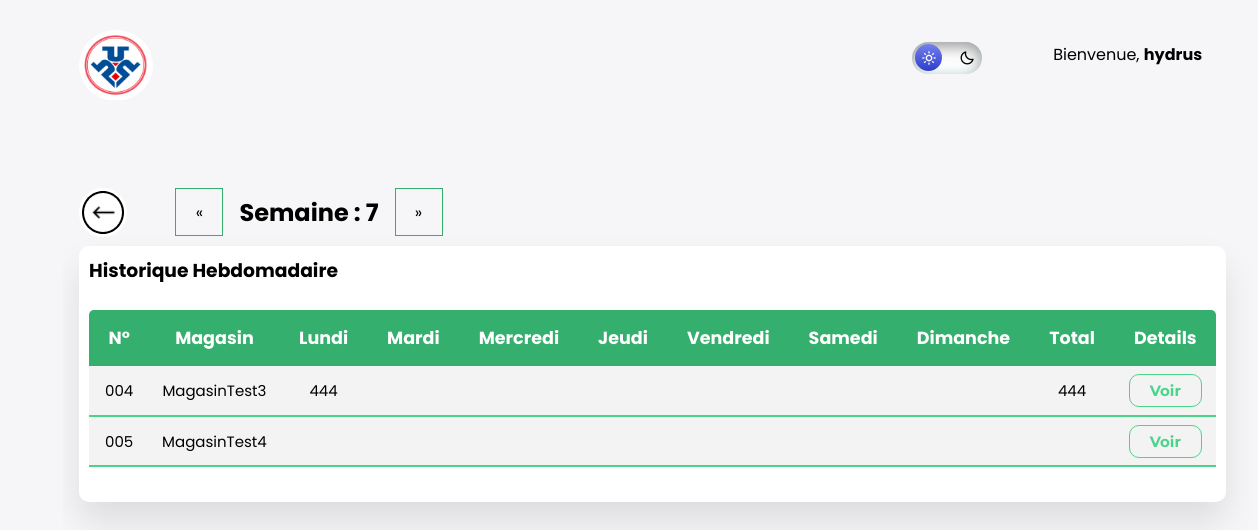
/magboard/historique/ (signed in), run on the app's committed database.
### authentication/models.py (models this page shows, shortened)
class User(AbstractUser):
    ADMIN = 'ADMIN'
    DIRECTION = 'DIRECTION'
    SUPERVISEUR = 'SUPERVISEUR'
    COMPTABILITE = 'COMPTABILITE'
    PAIE = 'PAIE'
    MAGASIN = 'MAGASIN'
    RH = 'RH'
    ROLE_CHOICES=(
        (ADMIN, 'ADMIN'),
        (DIRECTION, 'DIRECTION'),
        (SUPERVISEUR, 'SUPERVISEUR'),
        (COMPTABILITE, 'COMPTABILITE'),
        (PAIE, 'PAIE'),
        (MAGASIN, 'MAGASIN'),
        (RH, 'RH'),
    )
    role = models.CharField(max_length=30, choices=ROLE_CHOICES, verbose_name='ROLE')
    code = models.CharField(max_length=3)

class Magasin(models.Model):
    MAGASIN = 'MAGASIN'
    ROLE_CHOICES=(
        ("", '----'),
        (MAGASIN, 'MAGASIN')
    )
    ENSEIGNES_CHOICES =(
        ("", '------------'),
        ("FRANPRIX", 'FRANPRIX'),
        ("NATURALIA", 'NATURALIA'),
        ("MONOPRIX", 'MONOPRIX'),
        ("CARREFOUR", 'CARREFOUR'),
        ("AUCHAN", 'AUCHAN'),
    )
    code = models.CharField(max_length=3)
    user = models.CharField(max_length=100)
    password = models.CharField(max_length=100)
    role = models.CharField(max_length=50, choices=ROLE_CHOICES, default="MAGASIN")
    superviseur = models.ManyToManyField("Superviseur", related_name="My_Superviseur",  null=True,  blank=True)
    email = models.EmailField(max_length=254)
    number = PhoneNumberField(null=False, blank=False)
    enseignes = models.CharField(max_length=50, choices=ENSEIGNES_CHOICES)
    def __str__(self):
        return self.user

### magboard/models.py (models this page shows, shortened)
class Magasin_weekly(models.Model):
    magasin = models.ForeignKey(Magasin, on_delete=models.CASCADE)
    value = models.IntegerField()
    week = models.IntegerField(default=date.today().isocalendar()[1])

class Magasin_day_value(models.Model):
    magasin = models.ForeignKey(Magasin,  on_delete=models.CASCADE)
    week = models.IntegerField(default=date.today().isocalendar()[1])
    mon = models.IntegerField(blank=True, null=True, default=None)
    tue = models.IntegerField(blank=True, null=True, default=None)
    wed = models.IntegerField( blank=True, null=True, default=None)
    thur = models.IntegerField(blank=True, null=True, default=None)
    fri = models.IntegerField(blank=True, null=True, default=None)
    sat = models.IntegerField( blank=True, null=True, default=None)
    sun = models.IntegerField( blank=True, null=True, default=None)

### magboard/views.py (the view, shortened to what this page needs)
# urls.py: path('historique/', views.historiqueView, name='historique'),
@login_required(login_url='login')
def historiqueView(request):
    if request.user.role == "ADMIN" or request.user.is_staff or request.user.role == "DIRECTION":
        magasin_obj = Magasin_day_value.objects.all().order_by('magasin__code')
        ori_magasin = Magasin.objects.all().order_by('code')
        page = request.GET.get('page', -1)
        mvalue = []
        wvalue = []
        mdvalue = []
        for item in magasin_obj:
            magasin_day_value = Magasin_day_value.objects.filter(magasin=item.magasin)
            mdvalue += magasin_day_value
            value = Magasin_value.objects.filter(magasin=item.magasin)
            mvalue += value
            week_value = Magasin_weekly.objects.filter(magasin=item.magasin)
            wvalue += week_value
        rough_week_list = []
        for iteme in mvalue:
            week = iteme.week
            rough_week_list.extend([week])
        week_list = []
        for week in rough_week_list:
            if week not in week_list:
                week_list.append(week)
        wvalue_list = []
        other_mag = []
        for w in week_list:
            for pers in Magasin.objects.all():
                magas = Magasin_value.objects.filter(magasin=pers, week=w)
                wwvalue = magas.aggregate(Sum('value'))
                final = {'mag': pers.user,
                    'week': w,
                    'value': wwvalue
                    }
                wvalue_list.append(final)
            null_magasin = Magasin.objects.all().exclude(magasin_value__week=w)
            fin = {'week': w,
                'list': null_magasin}
            other_mag.append(fin)
        print(other_mag)
        paginator = Paginator(magasin_obj, 1)
        w_paginator = Paginator(wvalue, 1)
        weekpaginator = Paginator(week_list, 1)
        wpage = request.GET.get('page', weekpaginator.num_pages)
        wlist = len(wvalue_list)
        try:
            magasin = magasin_obj
            weekpag = weekpaginator.page(wpage)
            w_magasin = w_paginator.page(page)
        except PageNotAnInteger:
            magasin = paginator.page(1)
            w_magasin = w_paginator.page(1)
            weekpag = weekpaginator.page(1)
        except EmptyPage:
            magasin = paginator.page(paginator.num_pages)
            w_magasin = w_paginator.page(w_paginator.num_pages)
        return render(request, 'historique.html', {'null_list': null_magasin,'magasins': magasin, 'magasin_value': mvalue, 'ori_magasin': ori_magasin,'week_no': wlist, 'other_magasins': other_mag, 'magasin_weekly':w_magasin, 'total_magasin_value': wvalue_list, 'magasin_day_value': mdvalue,  'weekpag': weekpag, 'weekpaginator': weekpaginator})

### magboard/templates/historique.html (shortened to what this page needs)
{% extends 'base.html' %}
{% load static %}
{% block custom-css %}
    <link rel="stylesheet" href="{% static 'css/historiss.css' %}">
    <link rel="stylesheet" href="{% static 'css/modalse.css' %}">
    {% endblock custom-css %}
{% block content %}
  {% if weekpag.has_other_pages %}
    <ul class="pagination" style="border: none;">
      <div class="back">
        <a href="{% url 'home' %}">
          <img src="{% static 'images/icons8-go-back.png' %}" alt="">
        </a>
      </div>
      {% if weekpag.has_previous %}
        <li><a href="?page={{ weekpag.previous_page_number }}">&laquo;</a></li>
      {% else %}
        <li class="disabled"><span>&laquo;</span></li>
      {% endif %}
      {% for magasin_w in magasin_weekly  %}
      <div class="attendance-title" style="font-weight: bolder; padding: 0 1rem; font-size: 1.5rem;">Semaine : {{magasin_w.week}}</div>
      {% endfor %}
      {% if weekpag.has_next %}
        <li><a href="?page={{ weekpag.next_page_number }}">&raquo;</a></li>
      {% else %}
        <li class="disabled"><span>&raquo;</span></li>
      {% endif %}
    </ul>
  {% endif %}
  <section class="attendance">
    {% if request.user.role == "ADMIN" or request.user.is_staff or request.user.role == "DIRECTION" or request.user.role == "SUPERVISEUR" %}
      {% for magasin_w in magasin_weekly  %}
        <div class="attendance-list">
          <h1>Historique hebdomadaire</h1>
          <div class="table-container">
            <table class="table">
                <thead>
                  <tr>
                      <th class="data-label"><h1>N°</h1></th>
                      <th class="data-label"><h1>Magasin</h1></th>
                      <th class="data-label"><h1>Lundi</h1></th>
                      <th class="data-label"><h1>Mardi</h1></th>
                      <th class="data-label"><h1>Mercredi</h1></th>
                      <th class="data-label"><h1>Jeudi</h1></th>
                      <th class="data-label"><h1>Vendredi</h1></th>
                      <th class="data-label"><h1>Samedi</h1></th>
                      <th class="data-label"><h1>Dimanche</h1></th>
                      <th class="data-label"><h1>Total</h1></th>
                      <th class="data-label"><h1>Details</h1></th>
                  </tr>
                </thead>
                {% for user_magasin in ori_magasin %}
                    {% for magasin in magasins %}
                      {% if magasin.week == magasin_w.week %}
                        {% if magasin.magasin == user_magasin %}
                          <tbody>
                            <tr>
                              <td scope="row" data-label="n°">{{user_magasin.code}}</td>
                              <td scope="row" data-label="magasin">{{user_magasin.user}}</td>
                              {% if magasin.mon is None %}
                              <td data-label="Lundi"></td>
                              {% else %}
                              <td data-label="Lundi">{{magasin.mon}}</td>
                              {% endif %}
                              {% if magasin.tue is None %}
                              <td data-label="Mardi"></td>
                              {% else %}
                              <td data-label="Mardi">{{magasin.tue}}</td>
                              {% endif %}
                              {% if magasin.wed is None %}
                              <td data-label="Mercredi"></td>
                              {% else %}
                              <td data-label="Mercredi">{{magasin.wed}}</td>
                              {% endif %}
                              {% if magasin.thur is None %}
                              <td data-label="Jeudi"></td>
                              {% else %}
                              <td data-label="Jeudi">{{magasin.thur}}</td>
                              {% endif %}
                              {% if magasin.fri is None %}
                              <td data-label="Vendredi"></td>
                              {% else %}
                              <td data-label="Vendredi">{{magasin.fri}}</td>
                              {% endif %}
                              {% if magasin.sat is None %}
                              <td data-label="Samedi"></td>
                              {% else %}
                              <td data-label="Samedi">{{magasin.sat}}</td>
                              {% endif %}
                              {% if magasin.sun is None %}
                              <td data-label="Dimanche"></td>
                              {% else %}
                              <td data-label="Dimanche">{{magasin.sun}}</td>
                              {% endif %}
                              {% for total in total_magasin_value %}
                                {% if total.week == magasin_w.week %}
                                  {% if total.mag == magasin.magasin.user %}
                                  <td scope="row" data-label="magasin">{{total.value.value__sum}}</td>
                                  {% endif %}
                                {% endif %}
                              {% endfor %}
                              <td data-label="View"><a  href="{% url 'voir' magasin.magasin.user magasin_w.week %}?page={{weekpaginator.num_pages}}" class="btn">Voir</a></td>
                            </tr>
                          </tbody>
                        {% endif %}
                      {% endif %}
                  {% endfor %}
                {% endfor %}
                {% for other_mag in other_magasins %}
                            {% if other_mag.week == magasin_w.week %}
                                {% for item in other_mag.list %}
                                    {% if  item %}
                                    <tbody>
                                      <tr>
                                        <td scope="row" data-label="n°">{{item.code}}</td>
                                        <td scope="row" data-label="magasin">{{item.user}}</td>
                                        <td data-label="Lundi"></td>
                                        <td data-label="Mardi"></td>
                                        <td data-label="Mercredi"></td>
                                        <td data-label="Jeudi"></td>
                                        <td data-label="Vendredi"></td>
                                        <td data-label="Samedi"></td>
                                        <td data-label="Dimanche"></td>
                                            <td scope="row" data-label="magasin"></td>
                                        <td data-label="View"><a href="{% url 'voir' item.user magasin_w.week %}?page={{weekpaginator.num_pages}}" class="btn">Voir</a></td>
                                      </tr>
                                    </tbody>
                                    {% endif %}
                                {% endfor %}
                            {% endif %}
                        {% endfor %}
            </table>
          </div>
        </div>
      {% endfor %}
    {% endif %}
  </section>
{% endblock %}

### templates/base.html (shortened to what this page needs)
{% load static %}
<!DOCTYPE html>
<html lang="fr-fr">
<head>
  <link rel="stylesheet" href="{% static 'css/basic.css' %}">
  <link href='https://unpkg.com/boxicons@2.1.4/css/boxicons.min.css' rel='stylesheet'>
  {% block custom-css %}
  {% endblock custom-css %}
    <link rel="stylesheet" href="https://cdnjs.cloudflare.com/ajax/libs/font-awesome/6.1.1/css/all.min.css">
</head>
<body id="main-body">
  <div class="container">
    <section class="main">
      <aside>
        <div class="right">
          <div class="top">
            <div class="logo-container">
              <a href="{% url 'home' %}" class="logo">
                <div class="img-container">
                  <img src="{% static 'images/unifrais.jpg' %}">
                </div>
              </a>
            </div>
            <div class="theme-toggler">
              <label class="darkmode-toggle" for="darkmode-toggle" id="toggle_dark">
                  <i class="bx bx-sun"></i>
                  <i class="bx bx-moon"></i>
              </label>
            </div>
              <div class="info">
                <p>Bienvenue, <b>{{request.user.username}}</b></p>
              </div>
          </div>
        </div>
      </aside>
      <div class="content">
        {% block content %}
        {% endblock content %}
      </div>
    </section>
  </div>
</body>
</html>

### data on the page
User: user.username "hydrus"
Magasin_weekly: week "7"
Magasin: code "004", user "MagasinTest3"
Magasin_day_value: mon "444", value.value__sum "444"
Magasin: code "005", user "MagasinTest4"
